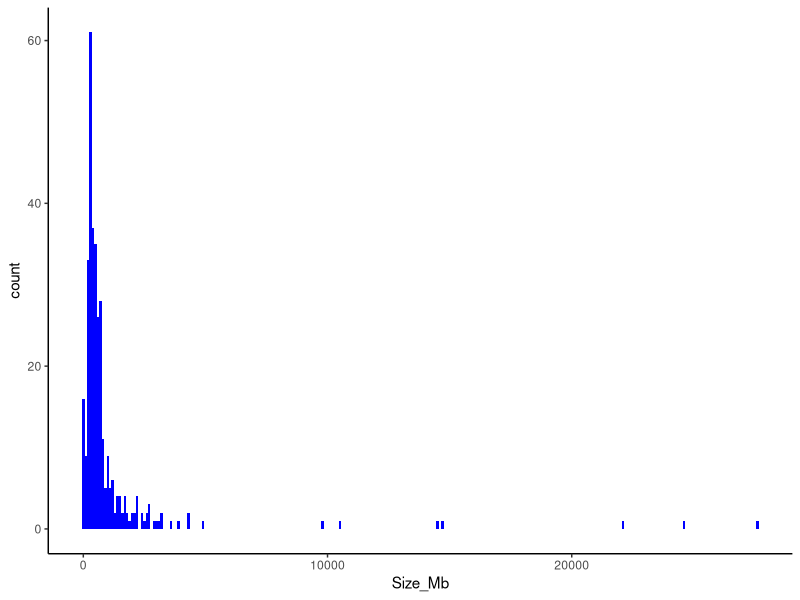
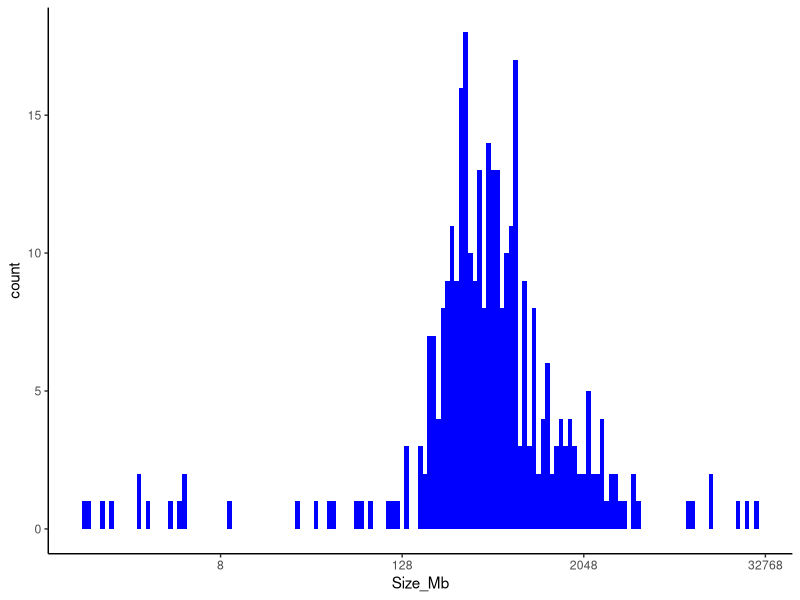

Here is the R script that generated these plots, in order:
## ---- chunk 1
#install.packages("data.table")
library(data.table)
ncbi_lengths <- fread(file = "./genome_lengths.csv",sep = ',',header = T)
head(ncbi_lengths)
## ---- chunk 2
ncbi_lengths[ncbi_lengths[,which(ncbi_lengths[,3] ==0)]]
## ---- chunk 3
ncbi_lengths <- ncbi_lengths[Size_Mb>0]
## ---- chunk 4
#install.packages("ggplot2")
library(ggplot2)
plot_length_dist <- ggplot(data = ncbi_lengths,mapping = aes(x=Size_Mb))
plot_length_dist <- plot_length_dist + geom_histogram(fill='blue',binwidth = 100)
plot_length_dist <- plot_length_dist + theme_classic()
#plot_length_dist <- plot_length_dist + scale_x_continuous(trans = 'log10')
plot_length_dist
## ---- chunk 5
#install.packages("ggplot2")
#library(ggplot2)
plot_length_dist <- ggplot(data = ncbi_lengths,mapping = aes(x=Size_Mb))
plot_length_dist <- plot_length_dist + geom_histogram(fill='blue',binwidth = 0.1)
plot_length_dist <- plot_length_dist + theme_classic()
plot_length_dist <- plot_length_dist + scale_x_continuous(trans = 'log2')
plot_length_dist
